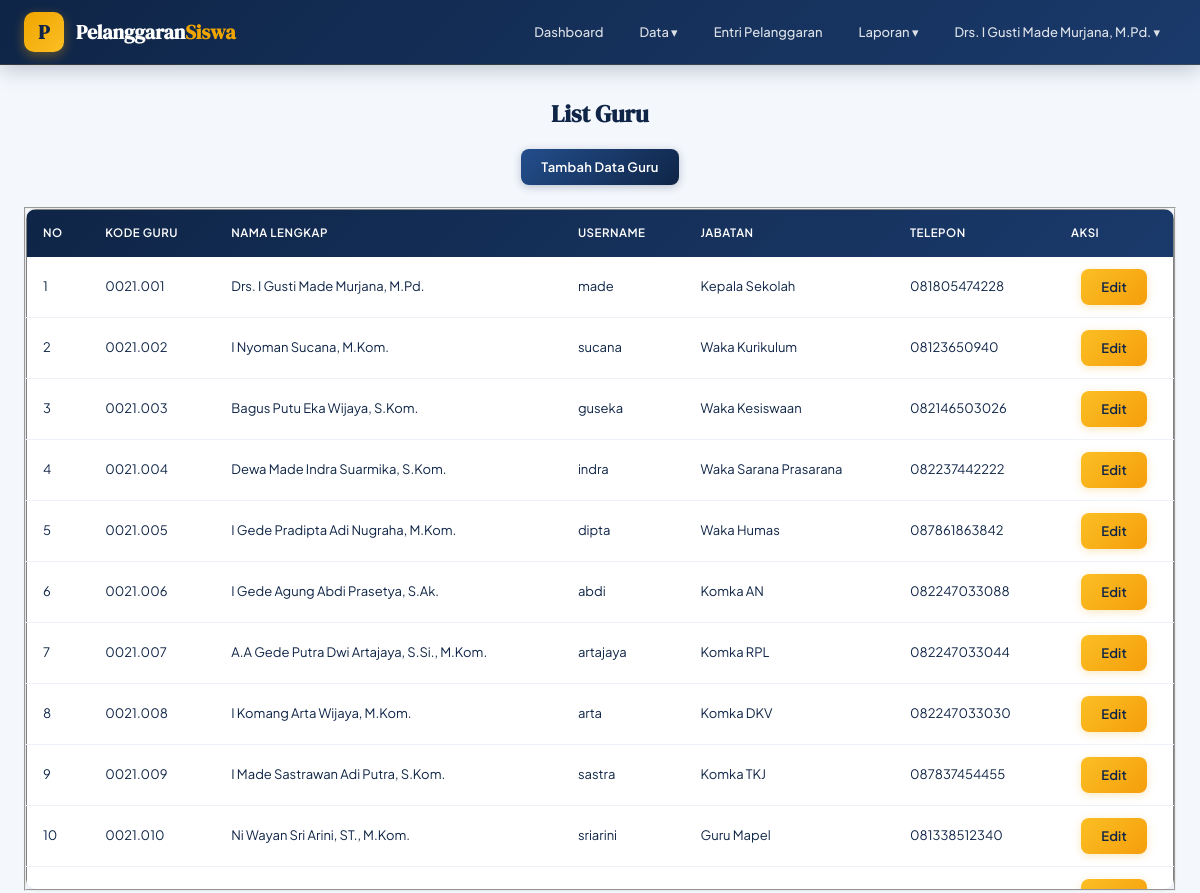
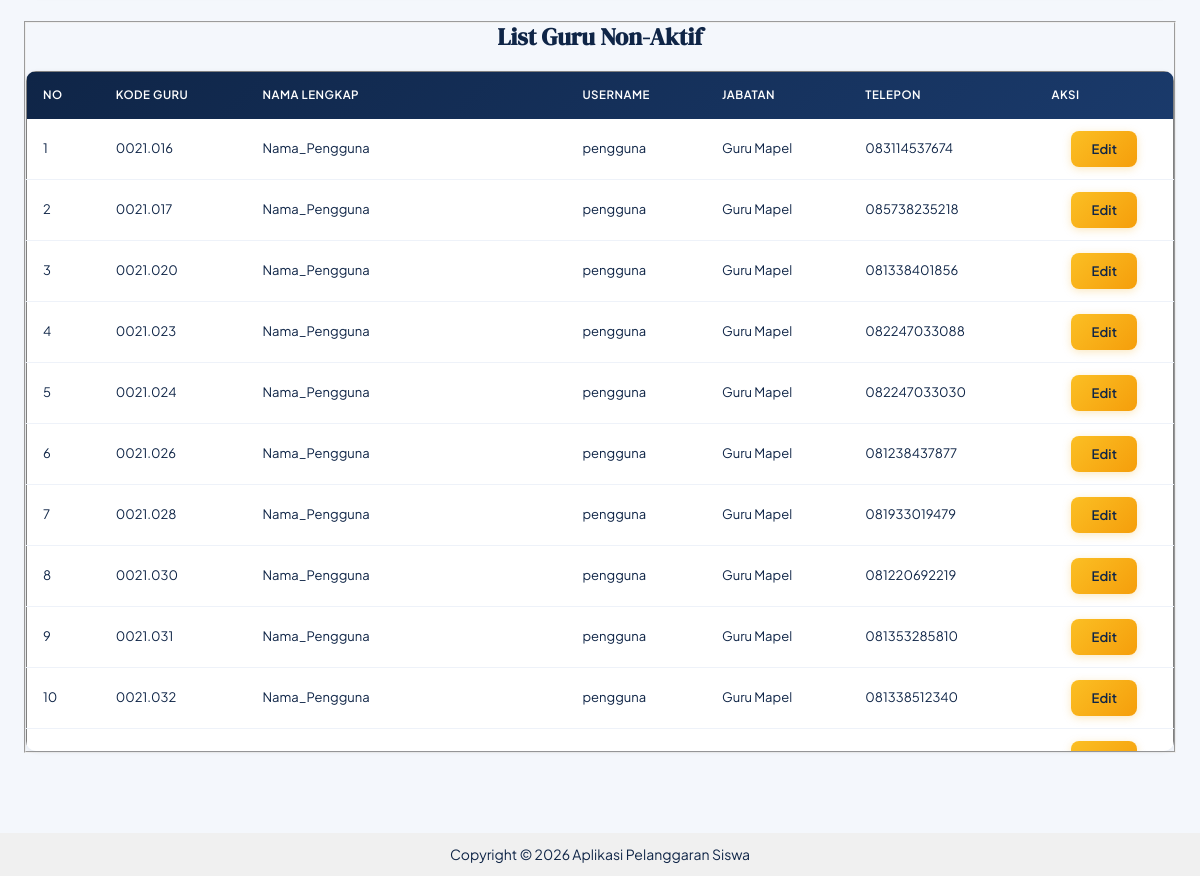
/pages/guru/list.php (signed in), run on the app's committed database (2 pictures, top to bottom).
### tables this page shows
CREATE TABLE `guru` (
  `kode_guru` char(8) NOT NULL,
  `nama_pengguna` varchar(100) DEFAULT NULL,
  `role` varchar(30) DEFAULT NULL,
  `username` varchar(50) DEFAULT NULL,
  `password` varchar(70) DEFAULT NULL,
  `aktif` enum('Y','N') DEFAULT NULL,
  `jabatan` varchar(50) DEFAULT NULL,
  `telp` varchar(16) DEFAULT NULL
);

### pages/guru/list.php (the view, shortened to what this page needs)
<?php
include ROOTPATH . "/config/config.php";
include ROOTPATH . "/includes/header.php";
$result = mysqli_query($conn, "SELECT * FROM guru WHERE aktif = 'Y'");
$result_nonaktif = mysqli_query($conn, "SELECT * FROM guru WHERE aktif = 'N'");
?>
<center>
    <h2>List Guru</h2>
    <button class="btn-primary"><a href="add.php">Tambah Data Guru</a></button><br><br>
    <fieldset>
    <div class="scroll">
        <table border="1" cellpadding="10" cellspacing="0" width="100%">
            <thead>
                <tr>
                    <th>No</th>
                    <th>Kode Guru</th>
                    <th>Nama Lengkap</th>
                    <th>Username</th>
                    <th>Jabatan</th>
                    <th>Telepon</th>
                    <th>Aksi</th>
                </tr>
                </thead>
            <tbody>
                <?php
                $no = 1;
                while ($row = mysqli_fetch_assoc($result)){ ?>
                <tr>
                    <td><?= $no++?></td>
                    <td><?= htmlspecialchars($row['kode_guru']) ?></td>
                    <td><?= htmlspecialchars($row['nama_pengguna']) ?></td>
                    <td><?= htmlspecialchars($row['username']) ?></td>
                    <td><?= htmlspecialchars($row['jabatan']) ?></td>
                    <td><?= htmlspecialchars($row['telp']) ?></td>
                    <td>
                        <center><button class="btn-warning"><a href="edit.php?kode_guru=<?= $row['kode_guru'] ?>">Edit</a></button></center>
                    </td>
                </tr>
            <?php } ?>
            </tbody>
        </table>
    </div>
    </fieldset>
    <br>
    <fieldset>
    <h2>List Guru Non-Aktif</h2>
    <div class="scroll">
        <table border="1" cellpadding="10" cellspacing="0" width="100%">
            <thead>
                <tr>
                    <th>No</th>
                    <th>Kode Guru</th>
                    <th>Nama Lengkap</th>
                    <th>Username</th>
                    <th>Jabatan</th>
                    <th>Telepon</th>
                    <th>Aksi</th>
                </tr>
                </thead>
            <tbody>
                <?php
                $no = 1;
                while ($row = mysqli_fetch_assoc($result_nonaktif)){ ?>
                <tr>
                    <td><?= $no++?></td>
                    <td><?= htmlspecialchars($row['kode_guru']) ?></td>
                    <td><?= htmlspecialchars($row['nama_pengguna']) ?></td>
                    <td><?= htmlspecialchars($row['username']) ?></td>
                    <td><?= htmlspecialchars($row['jabatan']) ?></td>
                    <td><?= htmlspecialchars($row['telp']) ?></td>
                    <td>
                        <center><button class="btn-warning"><a href="edit.php?kode_guru=<?= $row['kode_guru'] ?>">Edit</a></button></center>
                    </td>
                </tr>
            <?php } ?>
            </tbody>
        </table>
    </div>
    </fieldset>
</center>
<?php
include "../../includes/footer.php";
?>

### Poin_Pelanggaran_Siswa/includes/header.php (shortened to what this page needs)
<!DOCTYPE html>
<html lang="id">
<head>
</head>
<body>
    <header class="no-print">
        <?php
        if($_SESSION['role'] == 'Guru BK' || $_SESSION['role'] == 'Guru' || $_SESSION['role'] == 'Wakasek' || $_SESSION['role'] == 'Kepsek'){
        ?>
        <nav>
            <div class="nav-container">
                <div class="nav-brand-bar">
                    <div class="nav-brand-icon">P</div>
                    <div class="nav-brand-text">Pelanggaran<span>Siswa</span></div>
                </div>
                <ul class="nav-menu">
                    <li><a href="/Poin_Pelanggaran_Siswa/pages/dashboard.php">Dashboard</a></li>
                    <li class="dropdown">
                        <a href="#">Data ▾</a>
                    </li>
                    <li><a href="/Poin_Pelanggaran_Siswa/pages/pelanggaran/add.php">Entri Pelanggaran</a></li>
                    <li class="dropdown">
                        <a href="#">Laporan ▾</a>
                    </li>
                    <li class="dropdown">
                        <a href="#"><?php echo $_SESSION['nama_pengguna'];?> ▾</a>
                    </li>
                </ul>
            </div>
        </nav>
        <?php
        }
        ?>
    </header>
    <main>

### includes/footer.php
</main>
<footer style="margin-top:50px; padding:10px; background-color:#f0f0f0; bottom:0;">
    <center>
        <p>Copyright &copy; 2026 Aplikasi Pelanggaran Siswa</p>
    </center>
</footer>
</body>
</html>

### Poin_Pelanggaran_Siswa/includes/header.php (style rules this page uses)
:root { --navy: #0f2547; --navy-mid: #1a3a6b; --navy-light: #234e8c; --gold: #f0a500; --gold-light: #fbbf24; --white: #ffffff; --off-white: #f4f7fc; --surface: #eef2f9; --border: #d0daea; --text-main: #0f2547; --text-muted: #5a7199; --red: #e53935; --red-dark: #b71c1c; --amber: #f59e0b; --teal: #0891b2; --shadow-sm: 0 1px 4px rgba(15,37,71,0.08); --shadow-md: 0 4px 16px rgba(15,37,71,0.12); --shadow-lg: 0 8px 32px rgba(15,37,71,0.18); --radius: 10px; --radius-lg: 16px; }
*, *::before, *::after { box-sizing: border-box; margin: 0; padding: 0; }
body { font-family: 'Plus Jakarta Sans', sans-serif; font-size: 14px; line-height: 1.6; color: var(--text-main); background: var(--off-white); }
h1, h2, h3 { font-family: 'DM Serif Display', serif; line-height: 1.2; }
a { color: inherit; text-decoration: none; }
nav { background: linear-gradient(135deg, var(--navy) 0%, var(--navy-mid) 100%); padding: 0; top: 0; width: 100%; position: fixed; z-index: 9999; box-shadow: 0 4px 20px rgba(15,37,71,0.25); border-bottom: 1px solid rgba(240,165,0,0.15); }
.nav-container { display: flex; align-items: center; justify-content: space-between; padding: 0 24px; max-width: 1400px; margin: 0 auto; width: 100%; }
.nav-brand-bar { display: flex; align-items: center; gap: 12px; padding: 12px 0; }
.nav-brand-icon { width: 40px; height: 40px; background: linear-gradient(135deg, var(--gold) 0%, var(--gold-light) 100%); border-radius: 10px; display: flex; align-items: center; justify-content: center; font-family: 'DM Serif Display', serif; font-size: 20px; color: var(--navy); font-weight: bold; box-shadow: 0 4px 12px rgba(240,165,0,0.35); }
.nav-brand-text { font-family: 'DM Serif Display', serif; font-size: 20px; color: var(--white); font-weight: bold; }
.nav-brand-text span { color: var(--gold); }
.nav-menu { display: flex; gap: 4px; flex-wrap: wrap; align-items: center; }
nav ul { list-style: none; display: flex; gap: 2px; flex-wrap: wrap; }
nav ul li { display: inline-block; }
nav ul li a { display: block; color: rgba(255,255,255,0.85); font-weight: 500; font-size: 13px; padding: 10px 16px; border-radius: 8px; transition: all 0.2s ease; white-space: nowrap; }
.dropdown { position: relative; display: inline-block; }
main { margin-top: 70px; min-height: calc(100vh - 70px); padding: 30px 24px; max-width: 1400px; margin-left: auto; margin-right: auto; }
table { width: 100%; border-collapse: collapse; background: var(--white); font-size: 13px; }
table thead tr { background: linear-gradient(135deg, var(--navy), var(--navy-mid)); }
table thead th { color: var(--white); font-weight: 600; font-size: 11.5px; letter-spacing: 0.5px; text-transform: uppercase; padding: 14px 16px; text-align: left; border: none; }
table tbody tr { transition: background 0.12s; border-bottom: 1px solid var(--surface); }
table tbody td { padding: 12px 16px; border: none; color: var(--text-main); vertical-align: middle; }
.scroll { overflow-x: auto; border-radius: var(--radius); box-shadow: var(--shadow-sm); max-height: 680px; }
button, .btn { display: inline-flex; align-items: center; justify-content: center; gap: 6px; height: auto; padding: 10px 20px; border: none; border-radius: 8px; font-family: 'Plus Jakarta Sans', sans-serif; font-size: 13px; font-weight: 600; cursor: pointer; transition: all 0.18s ease; letter-spacing: 0.2px; text-decoration: none; }
button a { text-decoration: none; color: inherit; font-weight: 600; }
.btn-primary, button.btn-primary { background: linear-gradient(135deg, var(--navy-light), var(--navy)); color: var(--white); box-shadow: 0 2px 8px rgba(15,37,71,0.25); }
.btn-warning, button.btn-warning { background: linear-gradient(135deg, var(--gold-light), var(--amber)); color: var(--navy); box-shadow: 0 2px 8px rgba(240,165,0,0.25); }
h2 { color: var(--navy); font-size: 24px; margin-bottom: 20px; font-weight: 700; }

### data on the page
guru: kode_guru "0021.001", nama_pengguna "Drs. I Gusti Made Murjana, M.Pd.", username "made", jabatan "Kepala Sekolah", telp "081805474228"
guru: kode_guru "0021.002", nama_pengguna "I Nyoman Sucana, M.Kom.", username "sucana", jabatan "Waka Kurikulum", telp "08123650940"
guru: kode_guru "0021.003", nama_pengguna "Bagus Putu Eka Wijaya, S.Kom.", username "guseka", jabatan "Waka Kesiswaan", telp "082146503026"
guru: kode_guru "0021.004", nama_pengguna "Dewa Made Indra Suarmika, S.Kom.", username "indra", jabatan "Waka Sarana Prasarana", telp "082237442222"
guru: kode_guru "0021.005", nama_pengguna "I Gede Pradipta Adi Nugraha, M.Kom.", username "dipta", jabatan "Waka Humas", telp "087861863842"
guru: kode_guru "0021.006", nama_pengguna "I Gede Agung Abdi Prasetya, S.Ak.", username "abdi", jabatan "Komka AN", telp "082247033088"
guru: kode_guru "0021.007", nama_pengguna "A.A Gede Putra Dwi Artajaya, S.Si., M.Kom.", username "artajaya", jabatan "Komka RPL", telp "082247033044"
guru: kode_guru "0021.008", nama_pengguna "I Komang Arta Wijaya, M.Kom.", username "arta", jabatan "Komka DKV", telp "082247033030"
guru: kode_guru "0021.009", nama_pengguna "I Made Sastrawan Adi Putra, S.Kom.", username "sastra", jabatan "Komka TKJ", telp "087837454455"
guru: kode_guru "0021.010", nama_pengguna "Ni Wayan Sri Arini, ST., M.Kom.", username "sriarini", jabatan "Guru Mapel", telp "081338512340"
guru: kode_guru "0021.016", nama_pengguna "Nama_Pengguna", username "pengguna", jabatan "Guru Mapel", telp "083114537674"
guru: kode_guru "0021.017", nama_pengguna "Nama_Pengguna", username "pengguna", jabatan "Guru Mapel", telp "085738235218"
guru: kode_guru "0021.020", nama_pengguna "Nama_Pengguna", username "pengguna", jabatan "Guru Mapel", telp "081338401856"
guru: kode_guru "0021.023", nama_pengguna "Nama_Pengguna", username "pengguna", jabatan "Guru Mapel", telp "082247033088"
guru: kode_guru "0021.024", nama_pengguna "Nama_Pengguna", username "pengguna", jabatan "Guru Mapel", telp "082247033030"
guru: kode_guru "0021.026", nama_pengguna "Nama_Pengguna", username "pengguna", jabatan "Guru Mapel", telp "081238437877"
guru: kode_guru "0021.028", nama_pengguna "Nama_Pengguna", username "pengguna", jabatan "Guru Mapel", telp "081933019479"
guru: kode_guru "0021.030", nama_pengguna "Nama_Pengguna", username "pengguna", jabatan "Guru Mapel", telp "081220692219"
guru: kode_guru "0021.031", nama_pengguna "Nama_Pengguna", username "pengguna", jabatan "Guru Mapel", telp "081353285810"
guru: kode_guru "0021.032", nama_pengguna "Nama_Pengguna", username "pengguna", jabatan "Guru Mapel", telp "081338512340"

### other printed values
$_SESSION['nama_pengguna'] "Drs. I Gusti Made Murjana, M.Pd."
